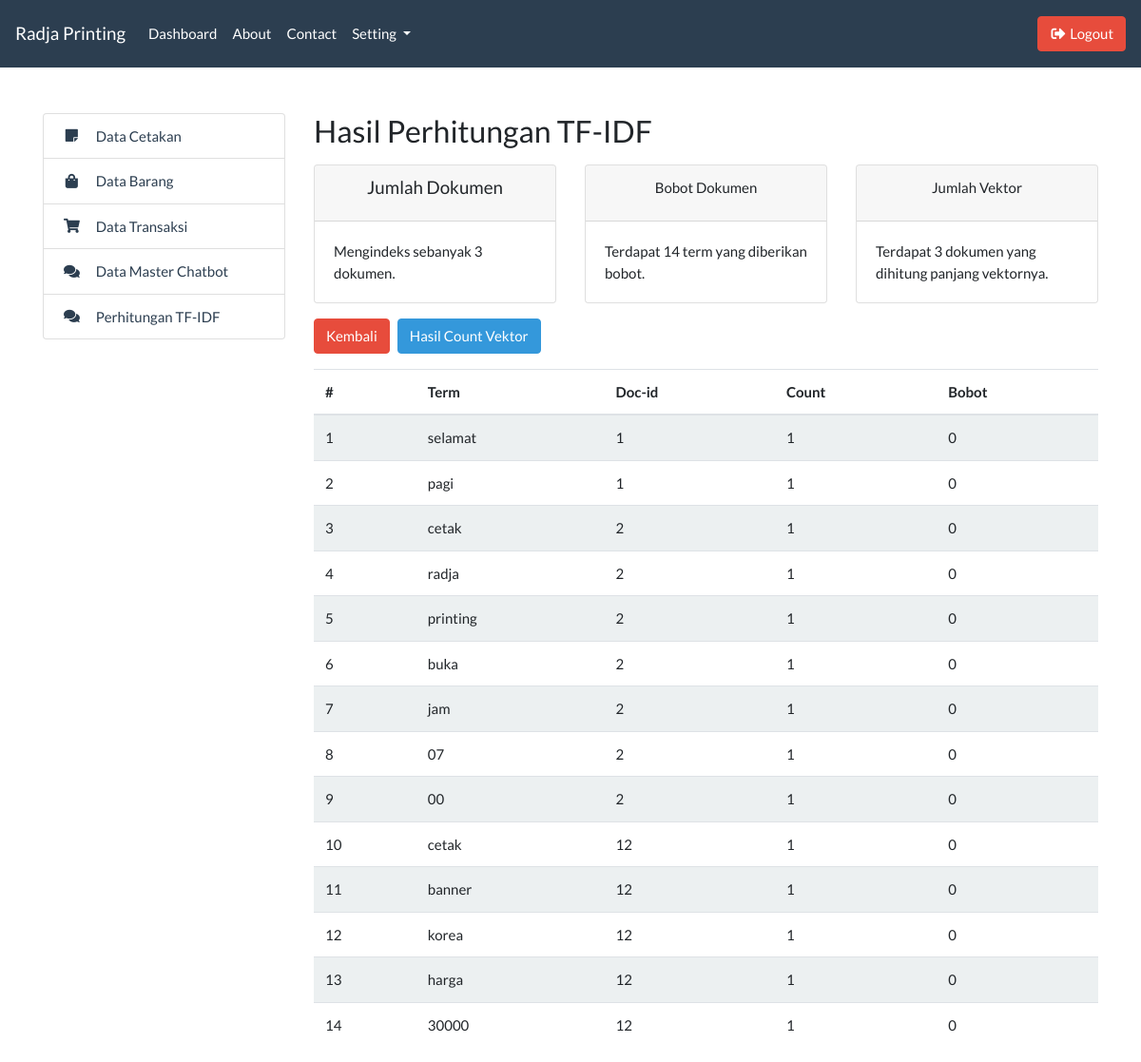
Page /admin/master_hitung.php (signed in) on the earlier database version.
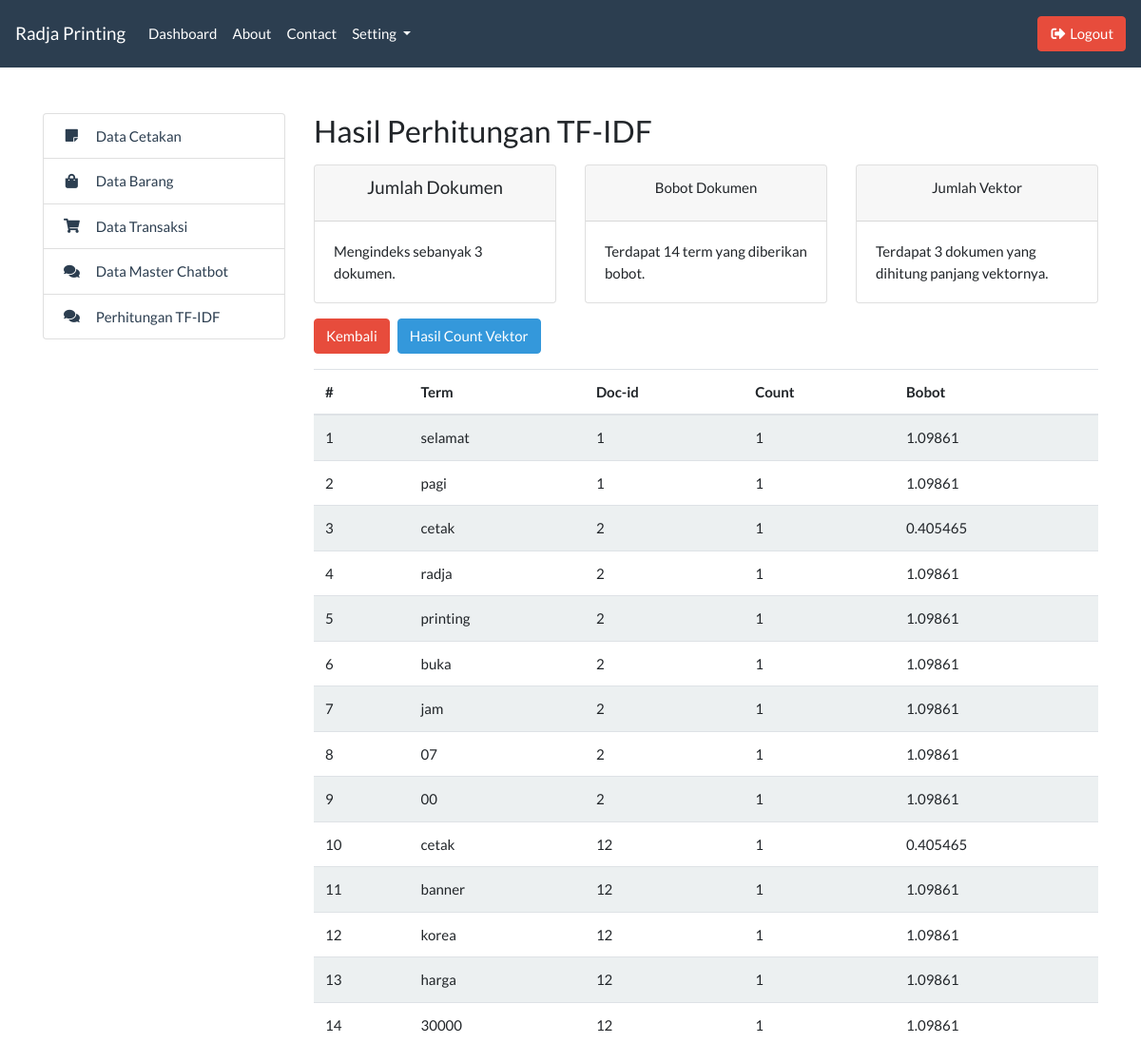
Same page on the later database version.
### tables this page shows
CREATE TABLE `tb_index` (
  `id` int(11) NOT NULL,
  `term` varchar(255) NOT NULL,
  `id_doc` int(11) NOT NULL,
  `jumlah` int(11) NOT NULL,
  `bobot` float NOT NULL
);

### admin/master_hitung.php (the view, shortened to what this page needs)
<?php include '../templates/admin_header.php'; ?>
<?php include '../templates/admin_sidebar.php'; ?>
<?php include 'fungsi.php'; ?>
<div class="col-md-9">
    <h3>Hasil Perhitungan TF-IDF</h3>
    <div class="row mt-3">
        <div class="col-md-4">
            <div class="card">
                <div class="card-header">
                    <h5 class="card-title text-center">Jumlah Dokumen</h5>
                </div>
                <div class="card-body">
                    <?php buatIndex(); ?>
                </div>
            </div>
        </div>
        <div class="col-md-4">
            <div class="card">
                <div class="card-header">
                    <div class="card-title text-center">Bobot Dokumen</div>
                </div>
                <div class="card-body">
                    <?php hitungBobot(); ?>
                </div>
            </div>
        </div>
        <div class="col-md-4">
            <div class="card">
                <div class="card-header">
                    <div class="card-title text-center">Jumlah Vektor</div>
                </div>
                <div class="card-body">
                    <?php panjangVektor(); ?>
                </div>
            </div>
        </div>
    </div>
    <div class="container mt-3">
        <div class="row">
            <a href="master_index.php" class="btn btn-danger mb-3">
                Kembali
            </a>
            <button type="button" class="btn btn-info mb-3 mx-2" data-toggle="modal" data-target="#modalVektor">
                Hasil Count Vektor
            </button>
            <table class="table table-striped">
                <thead>
                    <tr>
                        <th>#</th>
                        <th>Term</th>
                        <th>Doc-id</th>
                        <th>Count</th>
                        <th>Bobot</th>
                    </tr>
                </thead>
                <tbody>
                    <?php
                        include '../koneksi.php';
                        $i = 1;
                        $result = mysqli_query($koneksi, "SELECT * FROM tb_index ORDER BY id");
                        while($row = mysqli_fetch_array($result)){
                    ?>
                    <tr>
                        <td><?= $i++; ?></td>
                        <td><?= $row['term']; ?></td>
                        <td><?= $row['id_doc']; ?></td>
                        <td><?= $row['jumlah']; ?></td>
                        <td><?= $row['bobot']; ?></td>
                    </tr>
                    <?php } ?>
                </tbody>
            </table>
        </div>
    </div>
</div>
<?php include '../templates/admin_footer.php'; ?>

### templates/admin_header.php (shortened to what this page needs)
<!DOCTYPE html>
<html lang="en">
<head>
    <link rel="stylesheet" href="../assets/css/bootstrap.css">
    <link rel="stylesheet" href="../assets/css/all.css">
</head>
<body>
    <nav class="navbar navbar-expand-lg navbar-dark bg-primary">
        <a class="navbar-brand" href="#">Radja Printing</a>
        <div class="collapse navbar-collapse" id="navbarColor01">
            <ul class="navbar-nav mr-auto">
                <li class="nav-item">
                    <a class="nav-link" href="#">Dashboard</a>
                </li>
                <li class="nav-item">
                    <a class="nav-link" href="#">About</a>
                </li>
                <li class="nav-item">
                    <a class="nav-link" href="#">Contact</a>
                </li>
                <li class="nav-item dropdown">
                    <a class="nav-link dropdown-toggle" href="#" id="navbarDropdown" role="button"
                        data-toggle="dropdown" aria-haspopup="true" aria-expanded="false">
                        Setting
                    </a>
                </li>
            </ul>
            <a href="../logout.php" class="btn btn-danger my-2 my-sm-0" type="submit">
                <i class="fas fa-fw fa-sign-out-alt"></i> Logout
            </a>
        </div>
    </nav>

### templates/admin_sidebar.php
<div class="container mt-5">
    <div class="row">
        <div class="col-md-3">
            <ul class="list-group">
                <a href="#"
                    class="list-group-item list-group-item-action d-flex justify-content-start align-items-center text-primary">
                    <i class="fas fa-fw fa-sticky-note mr-3"></i> Data Cetakan
                </a>
                <a href="#"
                    class="list-group-item list-group-item-action d-flex justify-content-start align-items-center text-primary">
                    <i class="fas fa-fw fa-shopping-bag mr-3"></i> Data Barang
                </a>
                <a href="#"
                    class="list-group-item list-group-item-action d-flex justify-content-start align-items-center text-primary">
                    <i class="fas fa-fw fa-shopping-cart mr-3"></i> Data Transaksi
                </a>
                <a href="master_index.php"
                    class="list-group-item list-group-item-action d-flex justify-content-start align-items-center text-primary">
                    <i class="fas fa-fw fa-comments mr-3"></i> Data Master Chatbot
                </a>
                <a href="master_hitung.php"
                    class="list-group-item list-group-item-action d-flex justify-content-start align-items-center text-primary">
                    <i class="fas fa-fw fa-comments mr-3"></i> Perhitungan TF-IDF
                </a>
            </ul>
        </div>

### admin/fungsi.php (shortened to what this page needs)
<?php
function buatIndex()
{
    include '../koneksi.php';
    mysqli_query($koneksi, "TRUNCATE TABLE tb_index");
    $resDokumen = mysqli_query($koneksi, "SELECT * FROM tb_dokumen ORDER BY id");
    $num_rows = mysqli_num_rows($resDokumen);
    print("Mengindeks sebanyak " . $num_rows . " dokumen. <br>");
}
function hitungBobot()
{
    include '../koneksi.php';
    $resBobot = mysqli_query($koneksi, "SELECT * FROM tb_index ORDER BY id");
    $num_rows = mysqli_num_rows($resBobot);
    print("Terdapat " . $num_rows . " term yang diberikan bobot. <br>");
}
function panjangVektor()
{
    include '../koneksi.php';
    mysqli_query($koneksi, "TRUNCATE TABLE tb_vektor");
    $resDocId = mysqli_query($koneksi, "SELECT DISTINCT id_doc FROM tb_index");
    $num_rows = mysqli_num_rows($resDocId);
    print('Terdapat ' . $num_rows . " dokumen yang dihitung panjang vektornya. <br>");
}

### templates/admin_footer.php (shortened to what this page needs)
</div>
</div>
</body>
</html>

### assets/css/all.css (style rules this page uses)
.fa, .fas, .far, .fal, .fad, .fab { -moz-osx-font-smoothing: grayscale; -webkit-font-smoothing: antialiased; display: inline-block; font-style: normal; font-variant: normal; text-rendering: auto; line-height: 1; }
.fa-fw { text-align: center; width: 1.25em; }
.fa-comments:before { content: "\f086"; }
.fa-shopping-bag:before { content: "\f290"; }
.fa-shopping-cart:before { content: "\f07a"; }
.fa-sign-out-alt:before { content: "\f2f5"; }
.fa-sticky-note:before { content: "\f249"; }
.fa, .fas { font-family: 'Font Awesome 5 Free'; font-weight: 900; }

Differences in the rows shown:
changed tb_index "selamat": bobot "0" → "1.09861"
changed tb_index "pagi": bobot "0" → "1.09861"
changed tb_index (number 3 of 14 on the later page): bobot "0" → "0.405465"
changed tb_index "radja": bobot "0" → "1.09861"
changed tb_index "printing": bobot "0" → "1.09861"
changed tb_index "buka": bobot "0" → "1.09861"
changed tb_index "jam": bobot "0" → "1.09861"
changed tb_index (number 8 of 14 on the later page): bobot "0" → "1.09861"
changed tb_index (number 9 of 14 on the later page): bobot "0" → "1.09861"
changed tb_index (number 10 of 14 on the later page): bobot "0" → "0.405465"
changed tb_index "banner": bobot "0" → "1.09861"
changed tb_index "korea": bobot "0" → "1.09861"
changed tb_index "harga": bobot "0" → "1.09861"
changed tb_index (number 14 of 14 on the later page): bobot "0" → "1.09861"
